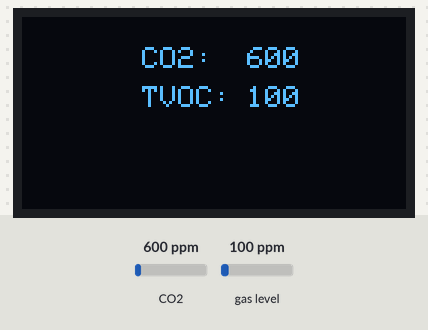
This sketch was run on a simulated Arduino Uno, built with avr-gcc and run on an emulated ATmega328P. On the bench: 128×64 one-colour display. The test bench sets the inputs (shaded band); at power-on: CO2 600 ppm, gas level 100 ppm.

Above: at 2.8 s.
2.9 s: CO2 set to 452 ppm
At 3.8 s:
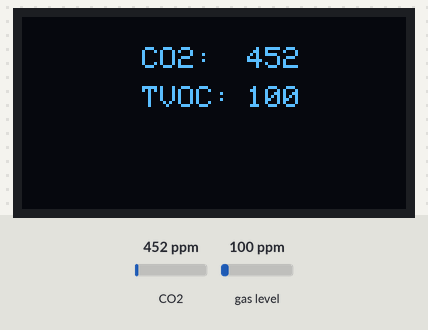
4.6 s: gas level set to 20 ppm
At 6.3 s:
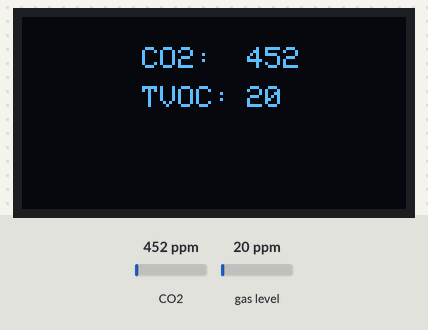
6.6 s: CO2 set to 1050 ppm
At 7.5 s:
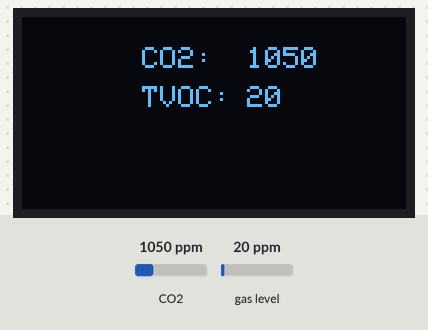
8.7 s: gas level set to 250 ppm
At 10.0 s:
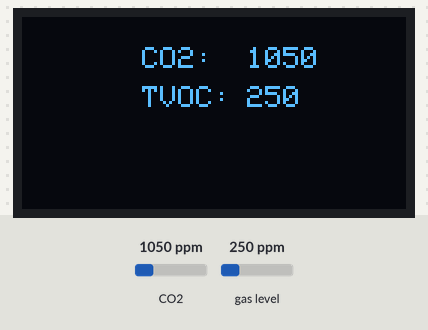
Timing chart, 0 to 11.7 s (numbered marks = the images above; inputs shaded):
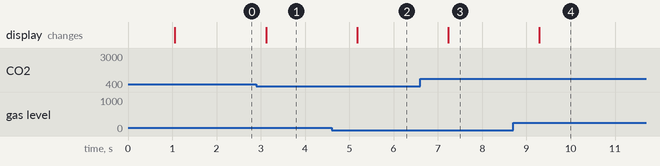

The sketch:

SGP30_D1-Mini_0.66-OLED_cloudfree.ino
```cpp
#include <Wire.h>
#include <Adafruit_GFX.h>
#include <Adafruit_SSD1306.h>
#include <Adafruit_SGP30.h>

#define OLED_RESET 0 // GPIO0
Adafruit_SSD1306 display(OLED_RESET);

Adafruit_SGP30 sgp30;

void setup()
{

  display.begin(SSD1306_SWITCHCAPVCC, 0x3C);

  if (sgp30.begin() == false)
  {

    while (1)
      ;
  }


}

void loop()
{

  delay(1000);

  display.clearDisplay();
  display.setTextSize(1);
  display.setCursor(40, 10);
  display.setTextColor(WHITE);

  if (sgp30.IAQmeasure())
  {

    display.println("CO2: ");
    display.setTextSize(1);
    display.setCursor(75, 10);
    display.println(sgp30.eCO2);

    display.setTextSize(1);
     display.setCursor(40, 23);
    display.println("TVOC: ");

    display.setTextSize(1);
     display.setCursor(75, 23);
    display.println(sgp30.TVOC);

    display.display();
  }
  else
  {
    display.println("Error!");
    display.display();

    while (1)
    {
      ;
    }

  }


}
```

Measured:
- after the input at 2.9 s, the display: changes after 0.22 s (image 1)
- after the input at 4.6 s, the display: changes after 0.58 s (image 2)
- after the input at 6.6 s, the display: changes after 0.64 s (image 3)
- after the input at 8.7 s, the display: changes after 0.59 s (image 4)
